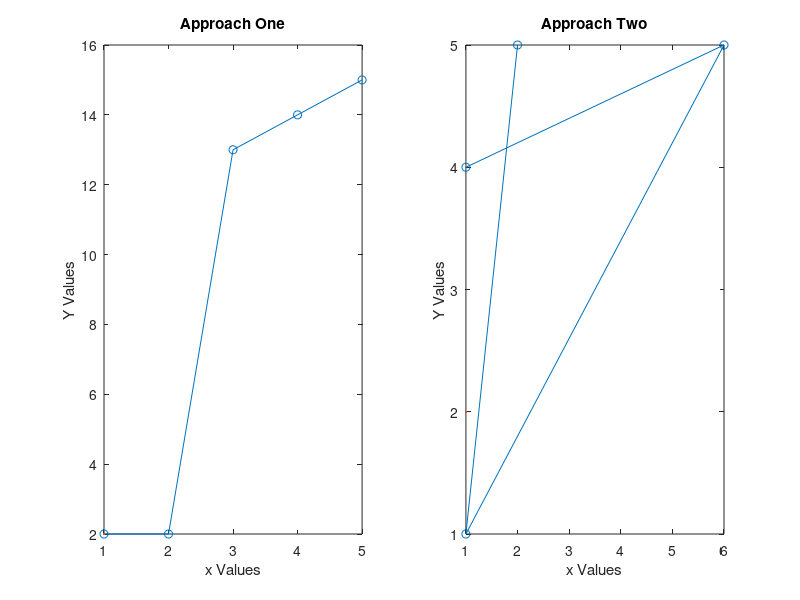

Write MATLAB code to recreate this figure.

clc
clear
limit=input("Enter the limit:");
x_axis=1:limit;
y_axis=randi(15,1,limit);
subplot(1,2,1);
plot(x_axis,y_axis,'-o',LineWidth=2)
xlabel('x Values');
ylabel('Y Values');
title('Approach One')



x_Values=randi(6,1,4);
y_values=randi(6,1,4);
subplot(1,2,2);
plot(x_Values,y_values,'-o',LineWidth=2);
xlabel('x Values');
ylabel('Y Values');
title('Approach Two');

